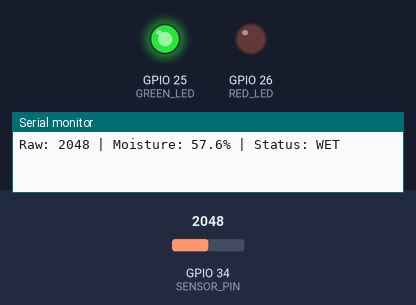
Bench run of a sketch on a simulated ESP32. On the bench: output pins drawn as LEDs (lit = HIGH), the last lines printed to the serial monitor. The test bench sets the inputs (shaded band); at power-on: GPIO 34 (SENSOR_PIN) = 2048 (analog values on the 0–4095 scale). WiFi joins after 1.5 s; servers stay silent unless stated; no MQTT or app messages arrive unless stated.

Above: at 1.2 s.
1.3 s: GPIO 34 (SENSOR_PIN) set to 2468
4.3 s: GPIO 34 (SENSOR_PIN) set to 2541
At 6.7 s:
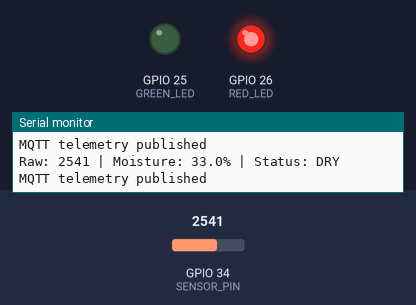
8.8 s: GPIO 34 (SENSOR_PIN) set to 2460
At 11.0 s:
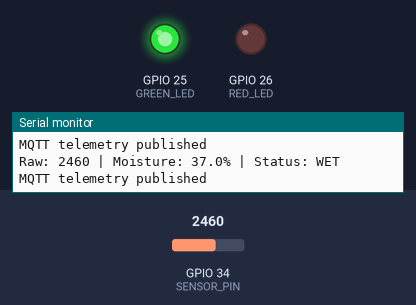
11.5 s: GPIO 34 (SENSOR_PIN) set to 2540
At 12.6 s:
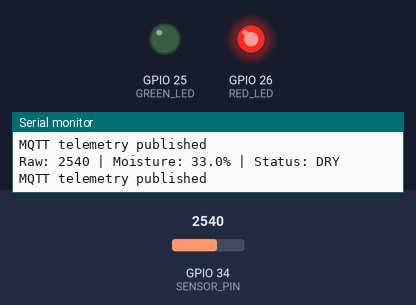
Timing chart, 0 to 14.5 s (numbered marks = the images above; inputs shaded):
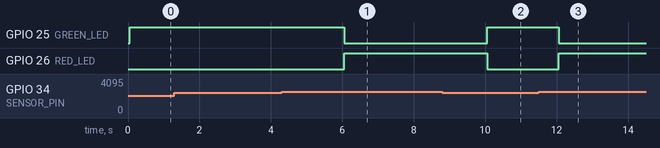

Measured:
- the behaviour switches between 2500 and 2501 on GPIO 34 (SENSOR_PIN) (found by bisection; images 0 and 1)
- after the input at 4.3 s, GPIO 25 (GREEN_LED): HIGH → LOW after 1.8 s; GPIO 26 (RED_LED): LOW → HIGH after 1.8 s
- after the input at 8.8 s, GPIO 25 (GREEN_LED): LOW → HIGH after 1.3 s; GPIO 26 (RED_LED): HIGH → LOW after 1.3 s
- after the input at 11.5 s, GPIO 25 (GREEN_LED): HIGH → LOW after 0.56 s; GPIO 26 (RED_LED): LOW → HIGH after 0.56 s

The sketch:

smart_irrigate_mqtt.ino
```cpp
#include <WiFi.h>
#include <PubSubClient.h>
#include <ArduinoJson.h>

// Match DEVICE_ID and DEVICE_MQTT_PASSWORD in the backend .env file.
#define DEVICE_ID "esp32_soil_001"

// Existing hardware from your uploaded sketch
#define SENSOR_PIN 34
#define RED_LED 26
#define GREEN_LED 25

// Original threshold retained from your sketch
int moistureThreshold = 2500;

// PLACEHOLDERS: calibrate these using your sensor's actual raw readings.
#define DRY_VALUE 3200
#define WET_VALUE 1200

const char* WIFI_SSID = "YOUR_WIFI_NAME";
const char* WIFI_PASSWORD = "YOUR_WIFI_PASSWORD";

// Laptop IPv4 from your screenshot. Update if DHCP changes the address.
const char* MQTT_SERVER = "10.1.0.56";
const uint16_t MQTT_PORT = 1883;
const char* MQTT_USERNAME = DEVICE_ID;
const char* MQTT_PASSWORD = "change_this_device_password";

const unsigned long PUBLISH_INTERVAL_MS = 2000;
const unsigned long WIFI_RETRY_INTERVAL_MS = 5000;
const unsigned long MQTT_RETRY_INTERVAL_MS = 3000;

WiFiClient wifiClient;
PubSubClient mqttClient(wifiClient);

String baseTopic;
String telemetryTopic;
String availabilityTopic;
String commandTopic;
String stateTopic;
String ackTopic;

unsigned long lastPublishMs = 0;
unsigned long lastWiFiAttemptMs = 0;
unsigned long lastMqttAttemptMs = 0;

int moistureRaw = 0;
float moisturePercent = 0.0f;
bool soilDry = false;

void buildTopics() {
  baseTopic = String("smart-irrigation/devices/") + DEVICE_ID;
  telemetryTopic = baseTopic + "/telemetry";
  availabilityTopic = baseTopic + "/availability";
  commandTopic = baseTopic + "/command";
  stateTopic = baseTopic + "/state";
  ackTopic = baseTopic + "/ack";
}

void readSensor() {
  // Average several ADC samples to reduce noise.
  uint32_t total = 0;
  const int samples = 10;

  for (int i = 0; i < samples; i++) {
    total += analogRead(SENSOR_PIN);
    delay(5);
  }

  moistureRaw = total / samples;
  soilDry = moistureRaw > moistureThreshold;

  // Higher raw reading = drier soil for the sensor convention in your sketch.
  float denominator = (float)(DRY_VALUE - WET_VALUE);
  if (denominator != 0.0f) {
    moisturePercent =
      ((float)(DRY_VALUE - moistureRaw) / denominator) * 100.0f;
  } else {
    moisturePercent = 0.0f;
  }

  moisturePercent = constrain(moisturePercent, 0.0f, 100.0f);

  digitalWrite(RED_LED, soilDry ? HIGH : LOW);
  digitalWrite(GREEN_LED, soilDry ? LOW : HIGH);

  Serial.printf("Raw: %d | Moisture: %.1f%% | Status: %s\n",
                moistureRaw, moisturePercent, soilDry ? "DRY" : "WET");
}

void publishState() {
  if (!mqttClient.connected()) return;

  JsonDocument doc;
  doc["device_id"] = DEVICE_ID;
  doc["threshold"] = moistureThreshold;
  doc["connected"] = true;

  char payload[160];
  size_t length = serializeJson(doc, payload, sizeof(payload));
  mqttClient.publish(stateTopic.c_str(), payload, length, true);
}

void publishTelemetry() {
  if (!mqttClient.connected()) return;

  JsonDocument doc;
  doc["device_id"] = DEVICE_ID;
  doc["device_type"] = "soil_moisture";
  doc["moisture_raw"] = moistureRaw;
  doc["moisture_percent"] = moisturePercent;
  doc["soil_status"] = soilDry ? "DRY" : "WET";
  doc["uptime_ms"] = millis();

  char payload[256];
  size_t length = serializeJson(doc, payload, sizeof(payload));

  if (mqttClient.publish(telemetryTopic.c_str(), payload, length, false)) {
    Serial.println("MQTT telemetry published");
  } else {
    Serial.println("MQTT telemetry publish failed");
  }
}

void publishAck(const char* commandId, const char* command,
                const char* status, const char* detail) {
  if (!mqttClient.connected()) return;

  JsonDocument doc;
  doc["command_id"] = commandId;
  doc["command"] = command;
  doc["status"] = status;
  doc["detail"] = detail;

  char payload[256];
  size_t length = serializeJson(doc, payload, sizeof(payload));
  mqttClient.publish(ackTopic.c_str(), payload, length, false);
}

void mqttCallback(char* topic, byte* payload, unsigned int length) {
  if (String(topic) != commandTopic) return;

  JsonDocument doc;
  DeserializationError error = deserializeJson(doc, payload, length);
  if (error) {
    Serial.println("Rejected malformed MQTT command JSON");
    return;
  }

  const char* command = doc["command"] | "";
  const char* commandId = doc["command_id"] | "";

  if (strcmp(command, "set_threshold") == 0) {
    int newThreshold = doc["value"] | -1;

    if (newThreshold < 0 || newThreshold > 4095) {
      publishAck(commandId, command, "rejected", "value must be 0..4095");
      return;
    }

    moistureThreshold = newThreshold;
    readSensor();
    publishState();
    publishTelemetry();
    publishAck(commandId, command, "executed", "threshold updated");
    Serial.printf("Threshold changed to %d\n", moistureThreshold);
    return;
  }

  if (strcmp(command, "request_reading") == 0) {
    readSensor();
    publishTelemetry();
    publishAck(commandId, command, "executed", "reading published");
    return;
  }

  publishAck(commandId, command, "rejected", "unknown command");
}

void connectWiFiIfNeeded() {
  if (WiFi.status() == WL_CONNECTED) return;

  unsigned long now = millis();
  if (now - lastWiFiAttemptMs < WIFI_RETRY_INTERVAL_MS) return;
  lastWiFiAttemptMs = now;

  Serial.println("Starting Wi-Fi connection...");
  WiFi.mode(WIFI_STA);
  WiFi.begin(WIFI_SSID, WIFI_PASSWORD);
}

void connectMqttIfNeeded() {
  if (WiFi.status() != WL_CONNECTED || mqttClient.connected()) return;

  unsigned long now = millis();
  if (now - lastMqttAttemptMs < MQTT_RETRY_INTERVAL_MS) return;
  lastMqttAttemptMs = now;

  Serial.print("Connecting to MQTT at ");
  Serial.println(MQTT_SERVER);

  // Broker publishes retained "offline" if this device disconnects unexpectedly.
  bool connected = mqttClient.connect(
    DEVICE_ID,
    MQTT_USERNAME,
    MQTT_PASSWORD,
    availabilityTopic.c_str(),
    1,
    true,
    "offline"
  );

  if (connected) {
    Serial.println("MQTT connected");
    mqttClient.publish(availabilityTopic.c_str(), "online", true);
    mqttClient.subscribe(commandTopic.c_str(), 1);
    publishState();
  } else {
    Serial.printf("MQTT connection failed, state=%d\n", mqttClient.state());
  }
}

void setup() {
  Serial.begin(115200);

  pinMode(RED_LED, OUTPUT);
  pinMode(GREEN_LED, OUTPUT);
  digitalWrite(RED_LED, LOW);
  digitalWrite(GREEN_LED, LOW);

  analogReadResolution(12);
  analogSetPinAttenuation(SENSOR_PIN, ADC_11db);

  buildTopics();

  mqttClient.setServer(MQTT_SERVER, MQTT_PORT);
  mqttClient.setCallback(mqttCallback);
  mqttClient.setKeepAlive(30);
  mqttClient.setSocketTimeout(5);
  mqttClient.setBufferSize(512);

  WiFi.mode(WIFI_STA);
  WiFi.begin(WIFI_SSID, WIFI_PASSWORD);
  lastWiFiAttemptMs = millis();

  readSensor();
}

void loop() {
  connectWiFiIfNeeded();

  if (WiFi.status() == WL_CONNECTED) {
    connectMqttIfNeeded();
  }

  if (mqttClient.connected()) {
    mqttClient.loop();
  }

  unsigned long now = millis();
  if (now - lastPublishMs >= PUBLISH_INTERVAL_MS) {
    lastPublishMs = now;
    readSensor();
    publishTelemetry();
  }

  delay(2);
}
```
